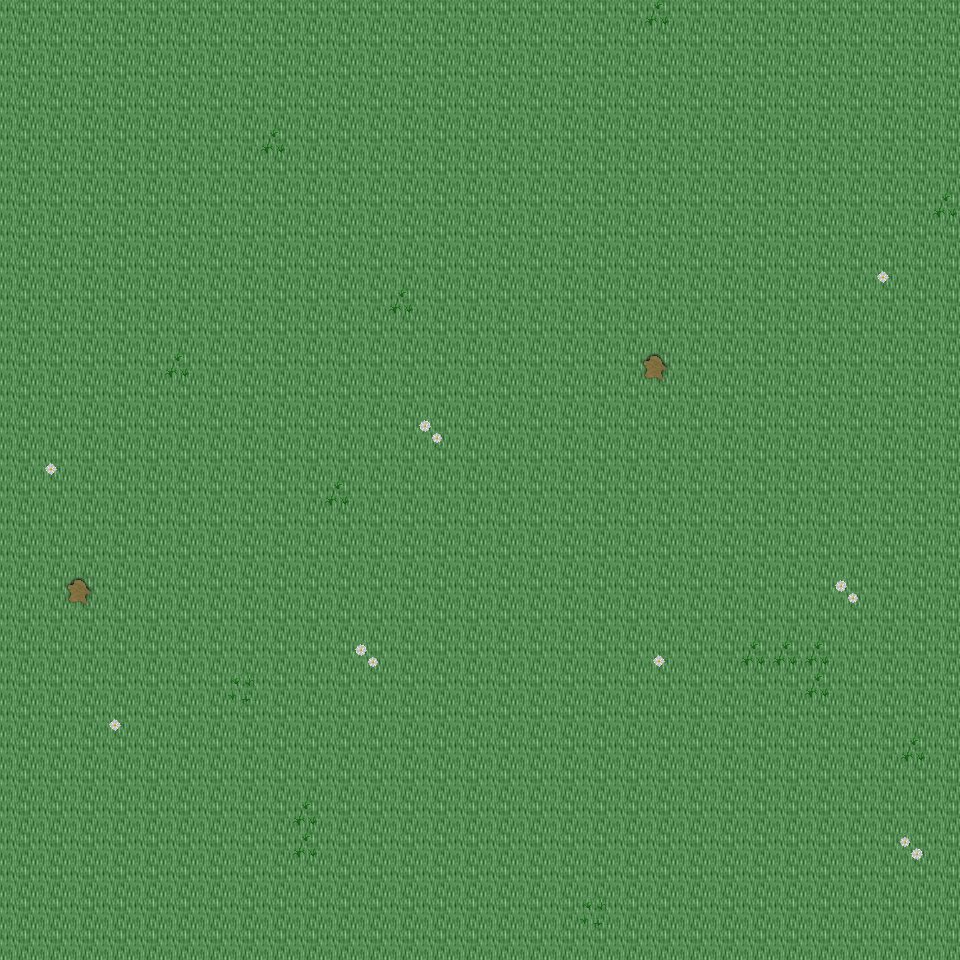

This game map was drawn from its Tiled (.tmx) file and the tilesets committed beside it. A one-line description and the trimmed map source follow:
An orthogonal 30x30 tile map with 32x32 px tiles, 6 tile layers (Ground, Object, Object2, Above, ...), 26 tilesets and 2 objects (2x mapExit).

<map version="1.0" orientation="orthogonal" renderorder="right-down" width="30" height="30" tilewidth="32" tileheight="32" nextobjectid="3">
  <tileset firstgid="1" name="tileset_ground_ground" tilewidth="32" tileheight="32" tilecount="33" columns="3">
    <image source="../drawable/tileset_ground_ground.png" width="96" height="352" />
  </tileset>
  <tileset firstgid="34" name="tileset_building_castle" tilewidth="32" tileheight="32" tilecount="320" columns="20">
    <image source="../drawable/tileset_building_castle.png" width="640" height="512" />
  </tileset>
  <tileset firstgid="354" name="tileset_plant_flower_daisy_white" tilewidth="32" tileheight="32" tilecount="8" columns="2">
    <image source="../drawable/tileset_plant_flower_daisy_white.png" width="64" height="128" />
  </tileset>
  <tileset firstgid="362" name="tileset_ground_mud_patch" tilewidth="32" tileheight="32" tilecount="4" columns="4">
    <image source="../drawable/tileset_ground_mud_patch.png" width="128" height="32" />
  </tileset>
  <tileset firstgid="366" name="tileset_plant_grasses" tilewidth="32" tileheight="32" tilecount="6" columns="3">
    <image source="../drawable/tileset_plant_grasses.png" width="96" height="64" />
  </tileset>
  <tileset firstgid="372" name="tileset_ground_cobbled_paving" tilewidth="32" tileheight="32" tilecount="1" columns="1">
    <image source="../drawable/tileset_ground_cobbled_paving.png" width="32" height="32" />
  </tileset>
  <tileset firstgid="373" name="tileset_plant_bush_bushes" tilewidth="32" tileheight="32" tilecount="10" columns="5">
    <image source="../drawable/tileset_plant_bush_bushes.png" width="160" height="64" />
  </tileset>
  <tileset firstgid="383" name="tileset_ground_grass_edges" tilewidth="32" tileheight="32" tilecount="36" columns="12">
    <image source="../drawable/tileset_ground_grass_edges.png" width="384" height="96" />
  </tileset>
  <tileset firstgid="419" name="tileset_ground_grass_corners" tilewidth="32" tileheight="32" tilecount="24" columns="6">
    <image source="../drawable/tileset_ground_grass_corners.png" width="192" height="128" />
  </tileset>
  <tileset firstgid="443" name="tileset_plant_tree_tree_darkgreen" tilewidth="32" tileheight="32" tilecount="88" columns="8">
    <image source="../drawable/tileset_plant_tree_tree_darkgreen.png" width="256" height="352" />
  </tileset>
  <tileset firstgid="531" name="tileset_plant_flower_daisy_yellow" tilewidth="32" tileheight="32" tilecount="8" columns="2">
    <image source="../drawable/tileset_plant_flower_daisy_yellow.png" width="64" height="128" />
  </tileset>
  <tileset firstgid="539" name="tileset_plant_flower_daisy_red" tilewidth="32" tileheight="32" tilecount="8" columns="2">
    <image source="../drawable/tileset_plant_flower_daisy_red.png" width="64" height="128" />
  </tileset>
  <tileset firstgid="547" name="tileset_plant_flower_daisy_blue" tilewidth="32" tileheight="32" tilecount="8" columns="2">
    <image source="../drawable/tileset_plant_flower_daisy_blue.png" width="64" height="128" />
  </tileset>
  <tileset firstgid="555" name="tileset_building_fence_fence_chunky" tilewidth="32" tileheight="32" tilecount="21" columns="3">
    <image source="../drawable/tileset_building_fence_fence_chunky.png" width="96" height="224" />
  </tileset>
  <tileset firstgid="576" name="tileset_plant_bush_hedge" tilewidth="32" tileheight="32" tilecount="35" columns="5">
    <image source="../drawable/tileset_plant_bush_hedge.png" width="160" height="224" />
  </tileset>
  <tileset firstgid="611" name="tileset_plant_stump_stump_green" tilewidth="32" tileheight="32" tilecount="4" columns="2">
    <image source="../drawable/tileset_plant_stump_stump_green.png" width="64" height="64" />
  </tileset>
  <tileset firstgid="615" name="tileset_plant_stump_stump_brown" tilewidth="32" tileheight="32" tilecount="4" columns="2">
    <image source="../drawable/tileset_plant_stump_stump_brown.png" width="64" height="64" />
  </tileset>
  <tileset firstgid="619" name="tileset_logic_item_resources" tilewidth="32" tileheight="32" tilecount="6" columns="6">
    <image source="../drawable/tileset_logic_item_resources.png" width="192" height="32" />
  </tileset>
  <tileset firstgid="625" name="tileset_logic_portal" tilewidth="32" tileheight="32" tilecount="24" columns="8">
    <image source="../drawable/tileset_logic_portal.png" width="256" height="96" />
  </tileset>
  <tileset firstgid="649" name="tileset_logic_creature_mummy" tilewidth="32" tileheight="32" tilecount="2" columns="2">
    <image source="../drawable/tileset_logic_creature_mummy.png" width="64" height="32" />
  </tileset>
  <tileset firstgid="651" name="tileset_logic_creature_animal" tilewidth="32" tileheight="32" tilecount="32" columns="8">
    <image source="../drawable/tileset_logic_creature_animal.png" width="256" height="128" />
  </tileset>
  <tileset firstgid="683" name="tileset_logic_collision" tilewidth="32" tileheight="32" tilecount="1" columns="1">
    <image source="../drawable/tileset_logic_collision.png" width="32" height="32" />
  </tileset>
  <tileset firstgid="684" name="tileset_ground_grass_2" tilewidth="32" tileheight="32" tilecount="21" columns="3">
    <image source="../drawable/tileset_ground_grass_2.png" width="96" height="224" />
  </tileset>
  <tileset firstgid="705" name="tileset_logic_protection" tilewidth="32" tileheight="32" tilecount="2" columns="2">
    <image source="../drawable/tileset_logic_protection.png" width="64" height="32" />
  </tileset>
  <tileset firstgid="707" name="tileset_logic_creature_undead_skeleton" tilewidth="32" tileheight="32" tilecount="6" columns="6">
    <image source="../drawable/tileset_logic_creature_undead_skeleton.png" width="192" height="32" />
  </tileset>
  <tileset firstgid="713" name="tileset_logic_creature_troll" tilewidth="32" tileheight="32" tilecount="4" columns="4">
    <image source="../drawable/tileset_logic_creature_troll.png" width="128" height="32" />
  </tileset>
  <layer name="Ground" width="30" height="30">
    <data>[900 cells, 900 non-empty, 1 distinct tile ids]</data>
  </layer>
  <layer name="Object" width="30" height="30">
    <data>[900 cells, 25 non-empty, 6 distinct tile ids]</data>
  </layer>
  <layer name="Object2" width="30" height="30">
    <data>[900 cells, 0 non-empty, 0 distinct tile ids]</data>
  </layer>
  <layer name="Above" width="30" height="30">
    <data>[900 cells, 0 non-empty, 0 distinct tile ids]</data>
  </layer>
  <layer name="Above2" width="30" height="30">
    <data>[900 cells, 0 non-empty, 0 distinct tile ids]</data>
  </layer>
  <layer name="Walkable" width="30" height="30">
    <data>[900 cells, 0 non-empty, 0 distinct tile ids]</data>
  </layer>
  <objectgroup name="MapEvents">
    <object id="1" name="south" type="mapExit" x="0" y="928" width="960" height="32">
      <properties>
        <property name="map" value="level_0_x102_y77" />
        <property name="x" value="0" />
        <property name="y" value="1" />
      </properties>
    </object>
    <object id="2" name="east" type="mapExit" x="928" y="0" width="32" height="960">
      <properties>
        <property name="map" value="level_0_x103_y76" />
        <property name="x" value="1" />
        <property name="y" value="0" />
      </properties>
    </object>
  </objectgroup>
</map>
